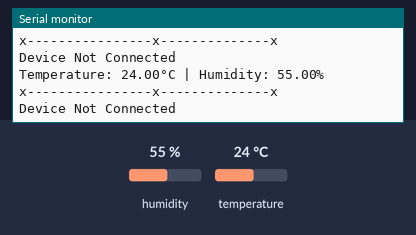
A sketch run on a simulated ESP32. Parts: the last lines printed to the serial monitor. The inputs (shaded band) are chosen by the test bench; at power-on: humidity 55 %, temperature 24 °C. Nothing arrives over Bluetooth unless stated; a phone connects over Bluetooth LE 3 s after start.

Above: at 2.8 s.
2.9 s: humidity set to 22 %
At 3.8 s:
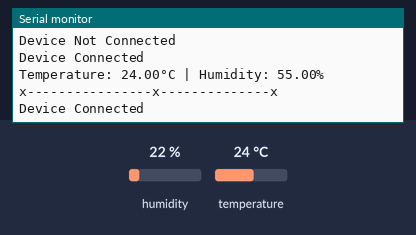
5.6 s: temperature set to 12 °C
At 7.7 s:
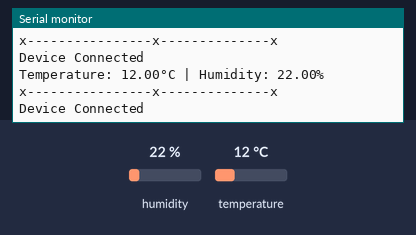
8.3 s: humidity set to 40 %
At 11.7 s:
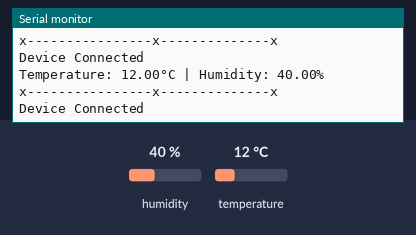
Timing chart, 0 to 13.2 s (numbered marks = the images above; inputs shaded):
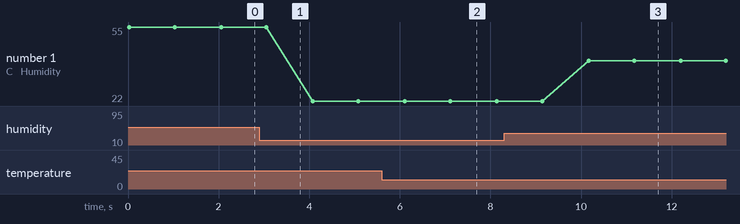

Measured:
- after the input at 5.6 s, the serial monitor: prints a new line after 0.51 s (image 2)
- after the input at 8.3 s, the serial monitor: prints a new line after 1.9 s (image 3)
- plotted number 1: 55 → 22 after the input at 2.9 s, 22 → 40 after the input at 8.3 s

The sketch:

Nineti_Assignment_ESP32_BLE.ino
```cpp
// (licence header left out)
#include <BLEDevice.h>
#include <BLEServer.h>
#include <BLEUtils.h>
#include <BLE2902.h>
#include "DHT.h"

// UUID for the Unique User Service
#define SERVICE_UUID "00000002-0000-0000-FDFD-FDFDFDFDFDFD"

// Define the Temperature Characteristic and Descriptor using default UUIDs
BLECharacteristic TEMP_Characteristic(BLEUUID((uint16_t)0x2A1C), BLECharacteristic::PROPERTY_NOTIFY | BLECharacteristic::PROPERTY_READ);
BLEDescriptor TEMP_Descriptor(BLEUUID((uint16_t)0x2902));

// Define the Humidity Characteristic and Descriptor using default UUIDs
BLECharacteristic HDT_Characteristic(BLEUUID((uint16_t)0x2A6F), BLECharacteristic::PROPERTY_NOTIFY | BLECharacteristic::PROPERTY_READ);
BLEDescriptor HDT_Descriptor(BLEUUID((uint16_t)0x2902));

BLEServer* pServer;  // Creating a BLE Server

#define DHTPIN 2       // (GPIO2) Digital pin connected to the DHT sensor
#define DHTTYPE DHT11  // Type of DHT sensor

DHT dht(DHTPIN, DHTTYPE);  // Creating an instance for DHT class

bool deviceConnected = false;     // Flag to track connection status
bool oldDeviceConnected = false;  // Previous connection status

float temp = 0;   // Variable to store temperature
float humid = 0;  // Variable to store humidity

// Structure for IEEE-11073 32-bit float
struct ieee11073_32bit_float {
  uint8_t mantissa[3];
  uint8_t exponent;
};

// Function to convert float to IEEE-11073 32-bit float
ieee11073_32bit_float float_to_ieee11073(float value) {
  ieee11073_32bit_float result;
  int32_t mantissa = (int32_t)(value * 100);
  result.mantissa[0] = mantissa & 0xFF;
  result.mantissa[1] = (mantissa >> 8) & 0xFF;
  result.mantissa[2] = (mantissa >> 16) & 0xFF;
  result.exponent = -2;  // The exponent part of the float (2 decimal places)
  return result;
}

// Callbacks for BLE server connection events
class MyServerCallbacks : public BLEServerCallbacks {
  void onConnect(BLEServer* pServer) {
    deviceConnected = true;
    Serial.println("Device Connected");  // Print on Connection
  };
  void onDisconnect(BLEServer* pServer) {
    deviceConnected = false;
    Serial.println("Device Disconnected");  // Print on Disconnection
  }
};

void setup() {
  // Start serial communication
  Serial.begin(115200);

  //Start reading from the DHT11 sensor
  dht.begin();

  // Initialize the BLE Device
  BLEDevice::init("Weather");

  // Create the BLE Server and set callbacks
  pServer = BLEDevice::createServer();
  pServer->setCallbacks(new MyServerCallbacks());

  // Create the BLE Service
  BLEService* ENVM_Service = pServer->createService(SERVICE_UUID);

  // Add Characteristics and Descriptors to the Service
  ENVM_Service->addCharacteristic(&TEMP_Characteristic);
  TEMP_Characteristic.addDescriptor(&TEMP_Descriptor);

  ENVM_Service->addCharacteristic(&HDT_Characteristic);
  HDT_Characteristic.addDescriptor(&HDT_Descriptor);

  // Start the BLE Service
  ENVM_Service->start();

  // Start advertising the service
  pServer->getAdvertising()->start();
  Serial.println("Waiting for a client connection to notify...");
}

void loop() {
  readData();     // Read temperature and humidity data
  sendData();     // Send data over BLE
  checkStatus();  // Check the connection status
  delay(1000);    // Wait for a second before repeating
}

// Function to read data from the DHT sensor
void readData() {
  temp = dht.readTemperature();  // Read temperature as Celsius
  humid = dht.readHumidity();    // Read humidity

  // Check for failed readings
  if (isnan(temp) || isnan(humid)) {
    Serial.println("Failed to read from DHT sensor!");
  }

  // Print readings to the serial monitor
  Serial.print("Temperature: ");
  Serial.print(temp);
  Serial.print("°C | ");
  Serial.print("Humidity: ");
  Serial.print(humid);
  Serial.println("%");
  Serial.println("x----------------x--------------x");
}

// Function to send data over BLE
void sendData() {
  if (deviceConnected) {
    Serial.println("Device Connected");

    // Convert temperature to IEEE-11073 32-bit float
    ieee11073_32bit_float tempVal = float_to_ieee11073(temp);

    // Prepare data buffer for Temperature Measurement characteristic
    uint8_t tempBuf[5];  // Flags (1 byte) + Celsius (4 bytes)

    // Flags byte: bit 0 for Celsius present
    uint8_t flags = 0x00;  // Fahrenheit present
    tempBuf[0] = flags;

    // Copy the Celsius value (4 bytes) into buffer
    memcpy(tempBuf + 1, &tempVal, sizeof(tempVal));

    // Set temperature Characteristic value and notify connected client
    TEMP_Characteristic.setValue(tempBuf, sizeof(tempBuf));
    TEMP_Characteristic.notify();

    // Convert and notify humidity reading
    uint16_t humidity = (uint16_t)humid * 100;

    // Set humidity Characteristic value and notify connected client
    HDT_Characteristic.setValue(humidity);
    HDT_Characteristic.notify();

  } else {
    Serial.println("Device Not Connected");
  }
}

// Function to check the connection status and restart advertising if necessary
void checkStatus() {
  // If device is disconnected, restart advertising
  if (!deviceConnected && oldDeviceConnected) {
    delay(500);                   // Give the Bluetooth stack time to get ready
    pServer->startAdvertising();  // Restart advertising
    Serial.println("Restart Advertising");
    oldDeviceConnected = deviceConnected;
  }

  // Update old connection status
  if (deviceConnected && !oldDeviceConnected) {
    oldDeviceConnected = deviceConnected;
  }
}
```
